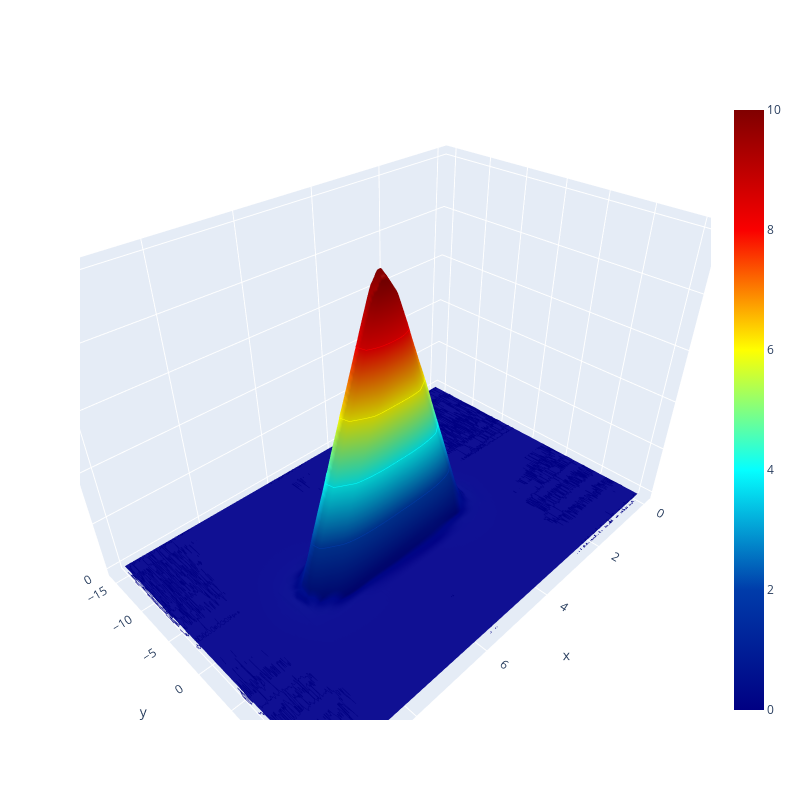

Source (notebook cell):
### Code cell
offaxis = np.arange(0, 1024, 1)*10/1024
onaxis=np.arange(-15.5,16.5,1)
normalized_vals = vals[:, 1:] 

normalized_vals = 10 * vals[:, 1:] / np.max(np.max(vals[:, 1:]))
fig = go.Figure(data=[go.Surface(x=offaxis[1:], y=onaxis, z=normalized_vals, 
colorscale='jet', showscale=True, cauto=False,)])
fig.update_traces(contours_z=dict(show=True, usecolormap=True,
                                  highlightcolor="limegreen", project_z=True))
fig.update_layout(scene=dict(aspectratio=dict(x=1.5, y=1, z=1), aspectmode='manual'))
fig.update_layout(width=800, height=800)
fig

### Figure 1 — Plotly figure (JSON) as saved in the notebook; plotly's stock layout.template omitted (floating-point values rounded to 4 significant figures; data arrays with more than 128 entries replaced by an {"elided": "..."} marker saying what was removed)
{"data": [{"cauto": false, "colorscale": [[0, "rgb(0,0,131)"], [0.2, "rgb(0,60,170)"], [0.4, "rgb(5,255,255)"], [0.6, "rgb(255,255,0)"], [0.8, "rgb(250,0,0)"], [1, "rgb(128,0,0)"]], "contours": {"z": {"highlightcolor": "limegreen", "project": {"z": true}, "show": true, "usecolormap": true}}, "showscale": true, "type": "surface", "x": {"elided": "1023 float values"}, "y": [-15.5, -14.5, -13.5, -12.5, -11.5, -10.5, -9.5, -8.5, -7.5, -6.5, -5.5, -4.5, -3.5, -2.5, -1.5, -0.5, 0.5, 1.5, 2.5, 3.5, 4.5, 5.5, 6.5, 7.5, 8.5, 9.5, 10.5, 11.5, 12.5, 13.5, 14.5, 15.5], "z": {"elided": "32x1023 float values"}}], "layout": {"height": 800, "scene": {"aspectmode": "manual", "aspectratio": {"x": 1.5, "y": 1, "z": 1}}, "width": 800}}
